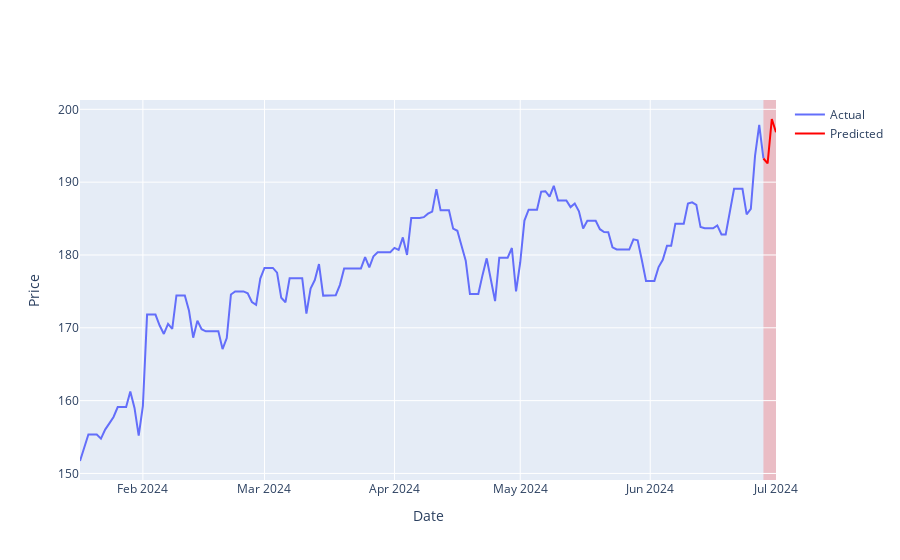

Notebook source saved alongside this figure:
### Code cell
make_chart(pred)

### Figure 1 — Plotly figure (JSON) as saved in the notebook; plotly's stock layout.template omitted (floating-point values rounded to 4 significant figures; data arrays with more than 128 entries replaced by an {"elided": "..."} marker saying what was removed)
{"data": [{"mode": "lines", "name": "Actual", "type": "scatter", "x": {"elided": "164 str values"}, "y": {"elided": "164 float values"}}, {"line": {"color": "red"}, "mode": "lines", "name": "Predicted", "type": "scatter", "x": ["2024-06-28T00:00:00", "2024-06-29T00:00:00", "2024-06-30T00:00:00", "2024-07-01T00:00:00"], "y": [193.2, 192.6, 198.7, 196.9]}], "layout": {"autosize": true, "shapes": [{"fillcolor": "red", "layer": "below", "line": {"width": 0}, "opacity": 0.2, "type": "rect", "x0": "2024-06-28T00:00:00", "x1": "2024-07-01T00:00:00", "xref": "x", "y0": 0, "y1": 1, "yref": "y domain"}], "xaxis": {"autorange": true, "range": ["2024-01-17", "2024-07-01"], "title": {"text": "Date"}, "type": "date"}, "yaxis": {"autorange": true, "range": [149.1, 201.3], "title": {"text": "Price"}, "type": "linear"}}}
